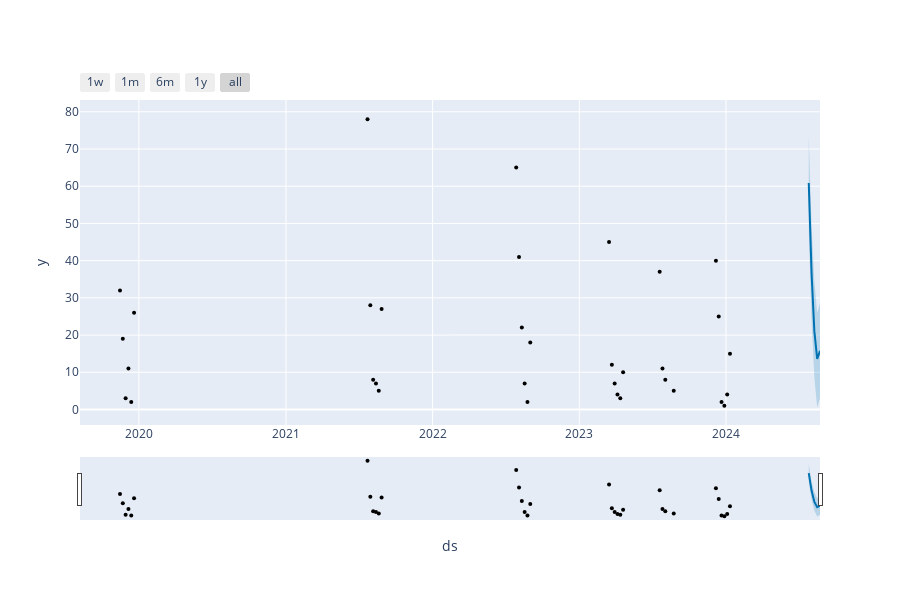

The cell this chart's notebook holds for it:
### Markdown cell above
#### 4.1. Considering adding Features and Testing efforts as the regressors and validate the numbers.
#### Make sure that the df_train and df_test get the correct set of packs.

### Code cell
model_name =  'FB_Prophet_Regressors'

d2_prophet = d2_final[['Created_week_start', 'Pack', 'Features', 'Testing efforts', '# Bugs']]
d2_prophet.rename(columns={'Created_week_start': 'ds', '# Bugs':'y'}, inplace=True)
d2_prophet.head()

############ Test and train split
# 'EP11' 'EP12' 'EP13' 'EP14' 
# split data 
d2_train = d2_prophet[d2_prophet['Pack'].isin(['EP08', 'EP11', 'EP12', 'EP13', 'EP14', 'EP15'])].drop('Pack', axis=1) # -- 'EP08', 
d2_test = d2_prophet[d2_prophet['Pack'].isin(['EP16'])].drop('Pack', axis=1)

print(f"Number of weeks in train data: {len(d2_train)}")
print(f"Number of weeks in test data: {len(d2_test)}")


############ Check the numbers based on adding or removing the regressors
model = Prophet(changepoint_prior_scale=0.009)  #seasonality_prior_scale=10
# model.add_regressor('Features')  # , prior_scale=0.5, mode='multiplicative'
model.add_regressor('Testing efforts')


model.fit(d2_train) #d2_prophet

### This is used for test/validation.
future = d2_test.drop(['y'], axis=1)  # d2_prophet

# future = model.make_future_dataframe(periods=5, freq='W')
forecast = model.predict(future)

predictions = forecast.iloc[-len(d2_test):]['yhat']
actuals = d2_test['y']
print(predictions)
print(f"RMSE: {round(rmse(predictions, actuals))}")

## Print the forecast
print(forecast[['ds', 'yhat', 'yhat_lower', 'yhat_upper']].tail())

data = pd.DataFrame(forecast[['ds', 'yhat', 'yhat_lower', 'yhat_upper']])
data.to_csv(r'C:\Users\bshakeri\Electronic Arts\Sims 4 QV [EAHY] - Documents\Projection Materials\Live Ops Projection\Output\{pack}_live_Estimate_{model}.csv'\
            .format(pack=pack, model=model_name), 
            index=False)

fig = model.plot(forecast)
plt.legend(['Actual', 'Prediction', 'Uncertainty interval'])
plt.show()

plot_plotly(model, forecast)

### Figure 1 — Plotly figure (JSON) as saved in the notebook; plotly's stock layout.template omitted (floating-point values rounded to 4 significant figures)
{"data": [{"marker": {"color": "black", "size": 4}, "mode": "markers", "name": "Actual", "type": "scatter", "x": ["2019-11-15T00:00:00", "2019-11-22T00:00:00", "2019-11-29T00:00:00", "2019-12-06T00:00:00", "2019-12-13T00:00:00", "2019-12-20T00:00:00", "2021-07-23T00:00:00", "2021-07-30T00:00:00", "2021-08-06T00:00:00", "2021-08-13T00:00:00", "2021-08-20T00:00:00", "2021-08-27T00:00:00", "2022-07-28T00:00:00", "2022-08-04T00:00:00", "2022-08-11T00:00:00", "2022-08-18T00:00:00", "2022-08-25T00:00:00", "2022-09-01T00:00:00", "2023-03-16T00:00:00", "2023-03-23T00:00:00", "2023-03-30T00:00:00", "2023-04-06T00:00:00", "2023-04-13T00:00:00", "2023-04-20T00:00:00", "2023-07-20T00:00:00", "2023-07-27T00:00:00", "2023-08-03T00:00:00", "2023-08-24T00:00:00", "2023-12-07T00:00:00", "2023-12-14T00:00:00", "2023-12-21T00:00:00", "2023-12-28T00:00:00", "2024-01-04T00:00:00", "2024-01-11T00:00:00"], "y": [32, 19, 3, 11, 2, 26, 78, 28, 8, 7, 5, 27, 65, 41, 22, 7, 2, 18, 45, 12, 7, 4, 3, 10, 37, 11, 8, 5, 40, 25, 2, 1, 4, 15]}, {"hoverinfo": "skip", "line": {"width": 0}, "mode": "lines", "type": "scatter", "x": ["2024-07-25T00:00:00", "2024-08-01T00:00:00", "2024-08-08T00:00:00", "2024-08-15T00:00:00", "2024-08-22T00:00:00"], "y": [48.4, 23.93, 8.576, 0.5163, 3.072]}, {"fill": "tonexty", "fillcolor": "rgba(0, 114, 178, 0.2)", "line": {"color": "#0072B2", "width": 2}, "mode": "lines", "name": "Predicted", "type": "scatter", "x": ["2024-07-25T00:00:00", "2024-08-01T00:00:00", "2024-08-08T00:00:00", "2024-08-15T00:00:00", "2024-08-22T00:00:00"], "y": [60.84, 36.67, 20.98, 13.57, 15.76]}, {"fill": "tonexty", "fillcolor": "rgba(0, 114, 178, 0.2)", "hoverinfo": "skip", "line": {"width": 0}, "mode": "lines", "type": "scatter", "x": ["2024-07-25T00:00:00", "2024-08-01T00:00:00", "2024-08-08T00:00:00", "2024-08-15T00:00:00", "2024-08-22T00:00:00"], "y": [73.48, 49.54, 34.42, 26.03, 28.55]}], "layout": {"height": 600, "showlegend": false, "width": 900, "xaxis": {"autorange": true, "range": ["2019-08-07 10:58:17.1429", "2024-08-22"], "rangeselector": {"buttons": [{"count": 7, "label": "1w", "step": "day", "stepmode": "backward"}, {"count": 1, "label": "1m", "step": "month", "stepmode": "backward"}, {"count": 6, "label": "6m", "step": "month", "stepmode": "backward"}, {"count": 1, "label": "1y", "step": "year", "stepmode": "backward"}, {"step": "all"}]}, "rangeslider": {"autorange": true, "range": ["2019-08-07 10:58:17.1429", "2024-08-22"], "visible": true, "yaxis": {"_template": null, "rangemode": "match"}}, "title": {"text": "ds"}, "type": "date"}, "yaxis": {"autorange": true, "range": [-4.168, 83.17], "title": {"text": "y"}, "type": "linear"}}}
